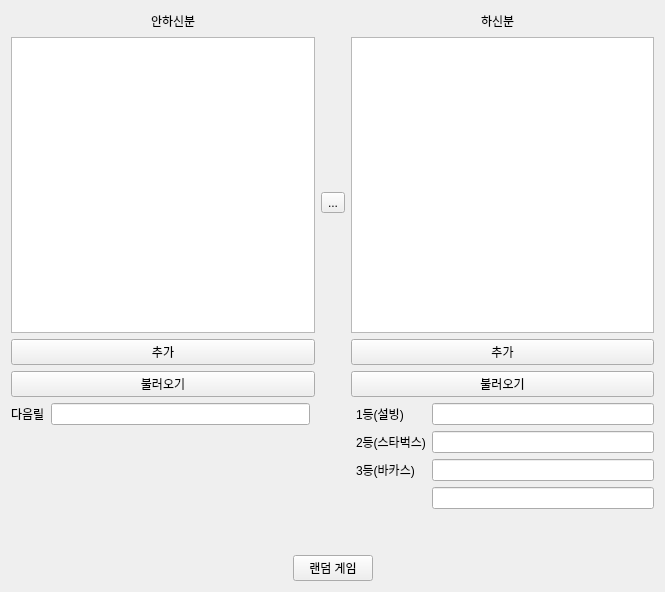
<?xml version="1.0" encoding="UTF-8"?>
<ui version="4.0">
 <class>Widget</class>
 <widget class="QWidget" name="Widget">
  <property name="geometry">
   <rect>
    <x>0</x>
    <y>0</y>
    <width>665</width>
    <height>592</height>
   </rect>
  </property>
  <property name="windowTitle">
   <string>RandomNumber</string>
  </property>
  <layout class="QVBoxLayout" name="verticalLayout_5">
   <item>
    <layout class="QHBoxLayout" name="horizontalLayout_2">
     <item>
      <spacer name="horizontalSpacer_2">
       <property name="orientation">
        <enum>Qt::Horizontal</enum>
       </property>
       <property name="sizeHint" stdset="0">
        <size>
         <width>40</width>
         <height>20</height>
        </size>
       </property>
      </spacer>
     </item>
     <item>
      <widget class="QLabel" name="labelLeft">
       <property name="text">
        <string>안하신분</string>
       </property>
      </widget>
     </item>
     <item>
      <spacer name="horizontalSpacer_4">
       <property name="orientation">
        <enum>Qt::Horizontal</enum>
       </property>
       <property name="sizeHint" stdset="0">
        <size>
         <width>40</width>
         <height>20</height>
        </size>
       </property>
      </spacer>
     </item>
     <item>
      <spacer name="horizontalSpacer">
       <property name="orientation">
        <enum>Qt::Horizontal</enum>
       </property>
       <property name="sizeHint" stdset="0">
        <size>
         <width>40</width>
         <height>20</height>
        </size>
       </property>
      </spacer>
     </item>
     <item>
      <widget class="QLabel" name="labelRight">
       <property name="text">
        <string>하신분</string>
       </property>
      </widget>
     </item>
     <item>
      <spacer name="horizontalSpacer_3">
       <property name="orientation">
        <enum>Qt::Horizontal</enum>
       </property>
       <property name="sizeHint" stdset="0">
        <size>
         <width>40</width>
         <height>20</height>
        </size>
       </property>
      </spacer>
     </item>
    </layout>
   </item>
   <item>
    <layout class="QHBoxLayout" name="horizontalLayout">
     <item>
      <layout class="QVBoxLayout" name="verticalLayout_3">
       <item>
        <widget class="QListWidget" name="listWidgetUndone">
         <property name="isWrapping" stdset="0">
          <bool>true</bool>
         </property>
         <property name="currentRow">
          <number>-1</number>
         </property>
        </widget>
       </item>
       <item>
        <widget class="QPushButton" name="pushButtonLeftAdd">
         <property name="text">
          <string>추가</string>
         </property>
        </widget>
       </item>
       <item>
        <widget class="QPushButton" name="pushButtonLeftLoad">
         <property name="text">
          <string>불러오기</string>
         </property>
        </widget>
       </item>
      </layout>
     </item>
     <item>
      <layout class="QVBoxLayout" name="verticalLayout">
       <item>
        <spacer name="verticalSpacer">
         <property name="orientation">
          <enum>Qt::Vertical</enum>
         </property>
         <property name="sizeHint" stdset="0">
          <size>
           <width>20</width>
           <height>40</height>
          </size>
         </property>
        </spacer>
       </item>
       <item>
        <widget class="QToolButton" name="toolButtonRight">
         <property name="text">
          <string>...</string>
         </property>
         <property name="icon">
          <iconset resource="app.qrc">
           <normaloff>:/images/right.png</normaloff>:/images/right.png</iconset>
         </property>
        </widget>
       </item>
       <item>
        <widget class="QToolButton" name="toolButtonLeft">
         <property name="autoFillBackground">
          <bool>false</bool>
         </property>
         <property name="text">
          <string/>
         </property>
         <property name="icon">
          <iconset resource="app.qrc">
           <normaloff>:/images/left.png</normaloff>:/images/left.png</iconset>
         </property>
         <property name="autoRaise">
          <bool>true</bool>
         </property>
        </widget>
       </item>
       <item>
        <spacer name="verticalSpacer_2">
         <property name="orientation">
          <enum>Qt::Vertical</enum>
         </property>
         <property name="sizeHint" stdset="0">
          <size>
           <width>20</width>
           <height>40</height>
          </size>
         </property>
        </spacer>
       </item>
      </layout>
     </item>
     <item>
      <layout class="QVBoxLayout" name="verticalLayout_4">
       <item>
        <widget class="QListWidget" name="listWidgetDone">
         <property name="isWrapping" stdset="0">
          <bool>true</bool>
         </property>
         <property name="selectionRectVisible">
          <bool>true</bool>
         </property>
         <property name="currentRow">
          <number>-1</number>
         </property>
        </widget>
       </item>
       <item>
        <widget class="QPushButton" name="pushButtonRightAdd">
         <property name="text">
          <string>추가</string>
         </property>
        </widget>
       </item>
       <item>
        <widget class="QPushButton" name="pushButtonRightLoad">
         <property name="text">
          <string>불러오기</string>
         </property>
        </widget>
       </item>
      </layout>
     </item>
    </layout>
   </item>
   <item>
    <layout class="QHBoxLayout" name="horizontalLayout_4">
     <item>
      <layout class="QVBoxLayout" name="verticalLayout_2">
       <item>
        <layout class="QHBoxLayout" name="horizontalLayout_3">
         <item>
          <widget class="QLabel" name="labelNext">
           <property name="text">
            <string>다음릴</string>
           </property>
          </widget>
         </item>
         <item>
          <widget class="QLineEdit" name="lineEditNext">
           <property name="readOnly">
            <bool>true</bool>
           </property>
          </widget>
         </item>
        </layout>
       </item>
       <item>
        <spacer name="verticalSpacer_3">
         <property name="orientation">
          <enum>Qt::Vertical</enum>
         </property>
         <property name="sizeType">
          <enum>QSizePolicy::Maximum</enum>
         </property>
         <property name="sizeHint" stdset="0">
          <size>
           <width>20</width>
           <height>180</height>
          </size>
         </property>
        </spacer>
       </item>
      </layout>
     </item>
     <item>
      <spacer name="horizontalSpacer_5">
       <property name="orientation">
        <enum>Qt::Horizontal</enum>
       </property>
       <property name="sizeType">
        <enum>QSizePolicy::Minimum</enum>
       </property>
       <property name="sizeHint" stdset="0">
        <size>
         <width>40</width>
         <height>20</height>
        </size>
       </property>
      </spacer>
     </item>
     <item>
      <layout class="QGridLayout" name="gridLayout">
       <item row="3" column="1">
        <widget class="QLineEdit" name="lineEdit3_2">
         <property name="readOnly">
          <bool>true</bool>
         </property>
        </widget>
       </item>
       <item row="0" column="1">
        <widget class="QLineEdit" name="lineEdit1">
         <property name="readOnly">
          <bool>true</bool>
         </property>
        </widget>
       </item>
       <item row="1" column="0">
        <widget class="QLabel" name="label2">
         <property name="text">
          <string>2등(스타벅스)</string>
         </property>
        </widget>
       </item>
       <item row="0" column="0">
        <widget class="QLabel" name="label1">
         <property name="text">
          <string>1등(설빙)</string>
         </property>
        </widget>
       </item>
       <item row="1" column="1">
        <widget class="QLineEdit" name="lineEdit2">
         <property name="readOnly">
          <bool>true</bool>
         </property>
        </widget>
       </item>
       <item row="2" column="0">
        <widget class="QLabel" name="label3">
         <property name="text">
          <string>3등(바카스)</string>
         </property>
        </widget>
       </item>
       <item row="2" column="1">
        <widget class="QLineEdit" name="lineEdit3_1">
         <property name="readOnly">
          <bool>true</bool>
         </property>
        </widget>
       </item>
       <item row="4" column="1">
        <spacer name="verticalSpacer_4">
         <property name="orientation">
          <enum>Qt::Vertical</enum>
         </property>
         <property name="sizeType">
          <enum>QSizePolicy::Maximum</enum>
         </property>
         <property name="sizeHint" stdset="0">
          <size>
           <width>20</width>
           <height>40</height>
          </size>
         </property>
        </spacer>
       </item>
       <item row="4" column="0">
        <spacer name="verticalSpacer_5">
         <property name="orientation">
          <enum>Qt::Vertical</enum>
         </property>
         <property name="sizeType">
          <enum>QSizePolicy::Maximum</enum>
         </property>
         <property name="sizeHint" stdset="0">
          <size>
           <width>20</width>
           <height>60</height>
          </size>
         </property>
        </spacer>
       </item>
      </layout>
     </item>
    </layout>
   </item>
   <item>
    <layout class="QHBoxLayout" name="horizontalLayout_5">
     <item>
      <spacer name="horizontalSpacer_6">
       <property name="orientation">
        <enum>Qt::Horizontal</enum>
       </property>
       <property name="sizeHint" stdset="0">
        <size>
         <width>40</width>
         <height>20</height>
        </size>
       </property>
      </spacer>
     </item>
     <item>
      <widget class="QPushButton" name="pushButton">
       <property name="text">
        <string>랜덤 게임</string>
       </property>
      </widget>
     </item>
     <item>
      <spacer name="horizontalSpacer_7">
       <property name="orientation">
        <enum>Qt::Horizontal</enum>
       </property>
       <property name="sizeHint" stdset="0">
        <size>
         <width>40</width>
         <height>20</height>
        </size>
       </property>
      </spacer>
     </item>
    </layout>
   </item>
  </layout>
 </widget>
 <layoutdefault spacing="6" margin="11"/>
 <resources>
  <include location="app.qrc"/>
 </resources>
 <connections/>
</ui>
